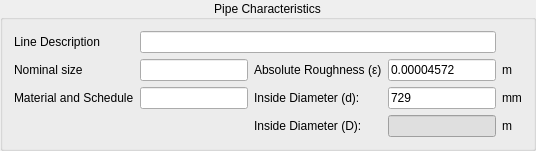
                 <widget class="QGroupBox" name="groupBox">
                  <property name="sizePolicy">
                   <sizepolicy hsizetype="Preferred" vsizetype="Fixed">
                    <horstretch>0</horstretch>
                    <verstretch>0</verstretch>
                   </sizepolicy>
                  </property>
                  <property name="title">
                   <string>Pipe Characteristics</string>
                  </property>
                  <property name="alignment">
                   <set>Qt::AlignCenter</set>
                  </property>
                  <layout class="QHBoxLayout" name="horizontalLayout_6">
                   <item>
                    <layout class="QGridLayout" name="gridLayout_6">
                     <item row="2" column="3">
                      <widget class="QLineEdit" name="d">
                       <property name="text">
                        <string>729</string>
                       </property>
                      </widget>
                     </item>
                     <item row="3" column="2">
                      <widget class="QLabel" name="label_19">
                       <property name="text">
                        <string>Inside Diameter (D):</string>
                       </property>
                      </widget>
                     </item>
                     <item row="1" column="1">
                      <widget class="QLineEdit" name="nominal_size"/>
                     </item>
                     <item row="1" column="0">
                      <widget class="QLabel" name="label">
                       <property name="text">
                        <string>Nominal size</string>
                       </property>
                      </widget>
                     </item>
                     <item row="1" column="3">
                      <widget class="QLineEdit" name="absolute_roughness">
                       <property name="text">
                        <string>0.00004572</string>
                       </property>
                      </widget>
                     </item>
                     <item row="0" column="0">
                      <widget class="QLabel" name="label_20">
                       <property name="text">
                        <string>Line Description</string>
                       </property>
                      </widget>
                     </item>
                     <item row="2" column="1">
                      <widget class="QLineEdit" name="material_and_schedule"/>
                     </item>
                     <item row="2" column="0">
                      <widget class="QLabel" name="label_2">
                       <property name="text">
                        <string>Material and Schedule</string>
                       </property>
                      </widget>
                     </item>
                     <item row="1" column="2">
                      <widget class="QLabel" name="label_3">
                       <property name="text">
                        <string>Absolute Roughness (ε)</string>
                       </property>
                      </widget>
                     </item>
                     <item row="0" column="1" colspan="3">
                      <widget class="QLineEdit" name="line_description">
                       <property name="sizePolicy">
                        <sizepolicy hsizetype="Expanding" vsizetype="Fixed">
                         <horstretch>0</horstretch>
                         <verstretch>0</verstretch>
                        </sizepolicy>
                       </property>
                      </widget>
                     </item>
                     <item row="2" column="2">
                      <widget class="QLabel" name="label_4">
                       <property name="text">
                        <string>Inside Diameter (d):</string>
                       </property>
                      </widget>
                     </item>
                     <item row="3" column="3">
                      <widget class="QLineEdit" name="D">
                       <property name="styleSheet">
                        <string notr="true">QLineEdit {
	background: rgb(223, 223, 223)
}</string>
                       </property>
                       <property name="readOnly">
                        <bool>true</bool>
                       </property>
                      </widget>
                     </item>
                     <item row="1" column="4">
                      <widget class="QLabel" name="label_21">
                       <property name="text">
                        <string>m</string>
                       </property>
                      </widget>
                     </item>
                     <item row="2" column="4">
                      <widget class="QLabel" name="label_22">
                       <property name="text">
                        <string>mm</string>
                       </property>
                      </widget>
                     </item>
                     <item row="3" column="4">
                      <widget class="QLabel" name="label_23">
                       <property name="text">
                        <string>m</string>
                       </property>
                      </widget>
                     </item>
                    </layout>
                   </item>
                  </layout>
                 </widget>
